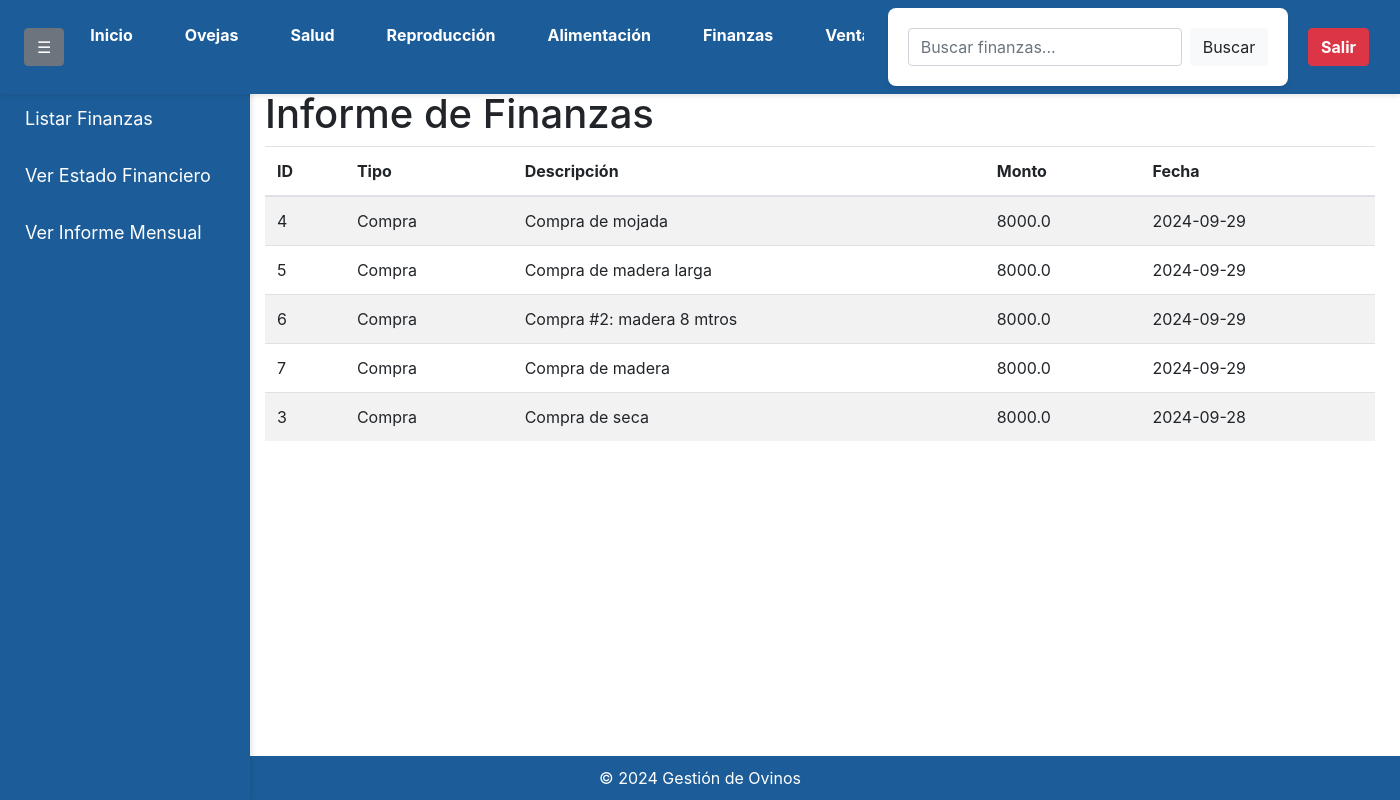
Screenshot of /listar_finanzas (signed in) with the database file from the repository.
### app/models.py (models this page shows)
class Finanzas(db.Model):
    id = db.Column(db.Integer, primary_key=True)
    tipo = db.Column(db.String(10), nullable=False)
    descripcion = db.Column(db.Text, nullable=False)
    monto = db.Column(db.Float, nullable=False)
    fecha = db.Column(db.Date, nullable=False)
    user_id = db.Column(db.Integer, db.ForeignKey('user.id'), nullable=False)
    compra_id = db.Column(db.Integer, db.ForeignKey('compra.id'), nullable=True)
    venta_id = db.Column(db.Integer, db.ForeignKey('venta.id'), nullable=True)
    user = db.relationship('User', backref='finanzas')
    compra = db.relationship('Compra', backref='finanzas', lazy=True)
    venta = db.relationship('Venta', backref='finanzas', lazy=True)

### app/routes.py (the view)
@app.route('/listar_finanzas')
@login_required
def listar_finanzas():
    search_query = request.args.get('search', '')  # Obtener el término de búsqueda desde la solicitud
    if search_query:
        finanzas = Finanzas.query.filter(
            (Finanzas.tipo.contains(search_query)) |
            (Finanzas.descripcion.contains(search_query)) |
            (Finanzas.monto.like(f"%{search_query}%")) |  # Para buscar por monto, aunque sea float
            (Finanzas.fecha.like(f"%{search_query}%"))    # Para buscar por fecha
        ).filter_by(user_id=current_user.id).order_by(Finanzas.fecha.desc()).all()
    else:
        finanzas = Finanzas.query.filter_by(user_id=current_user.id).order_by(Finanzas.fecha.desc()).all()
    return render_template('listar_finanzas.html', finanzas=finanzas)

### app/__init__.py (called while the page is built)
@login_manager.user_loader
def load_user(user_id):
    return User.query.get(int(user_id))

### app/templates/listar_finanzas.html (shortened to what this page needs)
<!DOCTYPE html>
<html lang="en">
<head>
    <link rel="stylesheet" href="{{ url_for('static', filename='styles.css') }}">
    <link rel="stylesheet" href="https://maxcdn.bootstrapcdn.com/bootstrap/4.5.2/css/bootstrap.min.css">
</head>
<body>
    <nav class="navbar navbar-expand-lg navbar-light" style="background-color: #1c5d99;">
        <div class="collapse navbar-collapse" id="navbarNav">
            <button class="btn btn-secondary ml-2" id="toggleSidebar">☰</button>
            <ul class="navbar-nav mr-auto">
                <li class="nav-item">
                    <a class="nav-link text-white" href="{{ url_for('index') }}">Inicio</a>
                </li>
                <li class="nav-item">
                    <a class="nav-link text-white" href="{{ url_for('oveja') }}">Ovejas</a>
                </li>
                <li class="nav-item">
                    <a class="nav-link text-white" href="{{ url_for('salud') }}">Salud</a>
                </li>
                <li class="nav-item">
                    <a class="nav-link text-white" href="{{ url_for('reproduccion') }}">Reproducción</a>
                </li>
                <li class="nav-item">
                    <a class="nav-link text-white" href="{{ url_for('alimentacion') }}">Alimentación</a>
                </li>
                <li class="nav-item">
                    <a class="nav-link text-white" href="{{ url_for('finanzas') }}">Finanzas</a>
                </li>
                <li class="nav-item">
                    <a class="nav-link text-white" href="{{ url_for('venta') }}">Ventas</a>
                </li>
            </ul>
            <form class="form-inline my-2 my-lg-0" method="GET" action="{{ url_for('listar_finanzas') }}">
                <input class="form-control mr-sm-2" type="search" name="search" placeholder="Buscar finanzas..." aria-label="Search" value="{{ request.args.get('search', '') }}">
                <button class="btn btn-light my-2 my-sm-0" type="submit">Buscar</button>
            </form>
            <a href="{{ url_for('logout') }}" class="btn btn-danger ml-2">Salir</a>
        </div>
    </nav>
    <div class="sidebar" id="sidebar">
        <ul class="nav flex-column">
            <li class="nav-item">
                <a class="nav-link text-white" href="{{ url_for('listar_finanzas') }}">Listar Finanzas</a>
            </li>
            <li class="nav-item">
                <a class="nav-link text-white" href="{{ url_for('analisis_financiero') }}">Ver Estado Financiero</a>
            </li>
            <li class="nav-item">
                <a class="nav-link text-white" href="{{ url_for('informe_mensual') }}">Ver Informe Mensual</a>
            </li>
        </ul>
    </div>
    <div class="container mt-3">
        <h1 style="margin-top: 70px;">Informe de Finanzas</h1>
        <table class="table table-striped">
            <thead>
                <tr>
                    <th>ID</th>
                    <th>Tipo</th>
                    <th>Descripción</th>
                    <th>Monto</th>
                    <th>Fecha</th>
                </tr>
            </thead>
            <tbody>
                {% for finanza in finanzas %}
                    <tr>
                        <td>{{ finanza.id }}</td>
                        <td>{{ finanza.tipo }}</td>
                        <td>{{ finanza.descripcion }}</td>
                        <td>{{ finanza.monto }}</td>
                        <td>{{ finanza.fecha }}</td>
                    </tr>
                {% endfor %}
            </tbody>
        </table>
    </div>
    <footer class="text-center mt-4">
        &copy; 2024 Gestión de Ovinos
    </footer>
</body>
</html>

### app/static/styles.css (style rules this page uses)
body { font-family: 'Arial', sans-serif; background-color: #f0f2f5; color: #333; margin: 0; padding: 0; padding-top: 20px; }
.navbar { background-color: #1c5d99; padding: 10px 20px; text-align: center; box-shadow: 0 2px 5px rgba(0, 0, 0, 0.1); position: fixed; top: 0; left: 0; width: 100%; z-index: 1000; }
.navbar a { color: #ffffff; text-decoration: none; margin: 0 15px; font-weight: bold; }
.sidebar { height: calc(100vh - 35px); width: 250px; position: fixed; top: 35px; right: 0; background-color: #1c5d99; padding-top: 20px; box-shadow: 2px 0 5px rgba(0, 0, 0, 0.1); overflow-y: auto; z-index: 900; }
.sidebar a { padding: 15px 25px; text-decoration: none; font-size: 18px; color: #ffffff; display: block; transition: 0.3s; }
form { max-width: 500px; margin: 20px auto; padding: 20px; background-color: #ffffff; border-radius: 8px; box-shadow: 0 2px 5px rgba(0, 0, 0, 0.1); }
.btn { display: inline-block; padding: 10px 15px; background-color: #1c5d99; color: white; text-decoration: none; border-radius: 5px; font-weight: bold; text-align: center; }
footer { background-color: #1c5d99; color: white; text-align: center; padding: 10px; position: fixed; bottom: 0; width: calc(100%); right: 0; z-index: 850; }

### app/templates/listar_finanzas.html (style rules this page uses)
.sidebar { height: calc(100% - 70px); width: 250px; position: fixed; top: 70px; left: 0; background-color: #1c5d99; transition: margin-left 0.3s; }
.container { margin-left: 250px; transition: margin-left 0.3s; }
.navbar { padding: 0.5rem 0.5rem; position: fixed; width: 100%; z-index: 1000; }
.navbar-nav .nav-item { margin: 0 3px; }
.navbar { padding: 0.5rem 1rem; }
.navbar-nav { max-width: 800px; overflow-x: auto; }

### rows the page displays
Finanzas: id "4", tipo "Compra", descripcion "Compra de mojada", monto "8000.0", fecha "2024-09-29"
Finanzas: id "5", tipo "Compra", descripcion "Compra de madera larga", monto "8000.0", fecha "2024-09-29"
Finanzas: id "6", tipo "Compra", descripcion "Compra #2: madera 8 mtros", monto "8000.0", fecha "2024-09-29"
Finanzas: id "7", tipo "Compra", descripcion "Compra de madera", monto "8000.0", fecha "2024-09-29"
Finanzas: id "3", tipo "Compra", descripcion "Compra de seca", monto "8000.0", fecha "2024-09-28"
